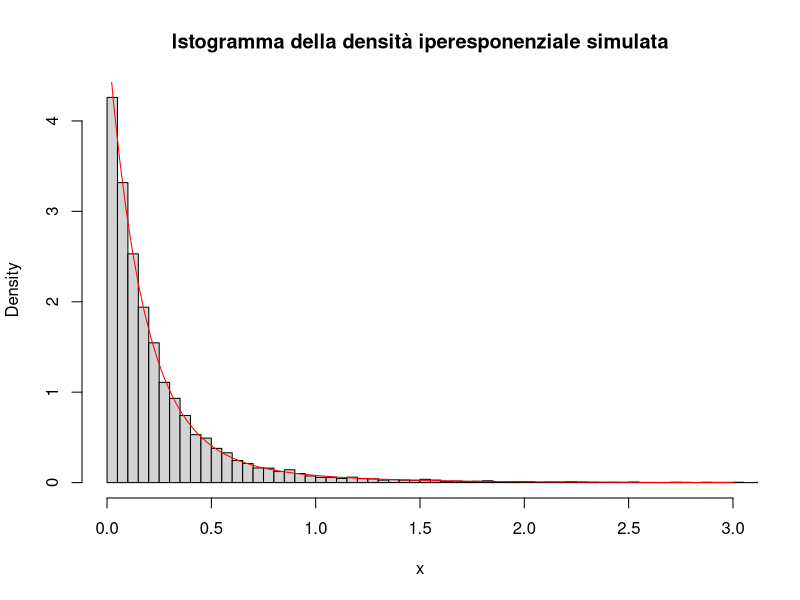

Generate this figure with R:
## Simulazione di tempi di interarrivo
## e tempi di servizio iperesponenziali
## ------------------------------------------------------------------

## Generiamo 10000 tempi di interarrivo uniformi in (0,1)
set.seed(3)
u <- runif(10000)
tint <- u
mean(tint)   # media campionaria dei tempi di interarrivo
var(tint)    # varianza campionaria

## Generiamo 10000 tempi di servizio iperesponenziali
set.seed(5)
v <- runif(10000)
# variabili per selezionare la componente della miscela
set.seed(7)
h <- runif(10000)
# variabili per la parte Exp(2)
set.seed(9)
k <- runif(10000)
# variabili per la parte Exp(6)

## Indici delle osservazioni che appartengono alle due componenti
y1 <- which(v < 1/4)     # probabilità 1/4 → Exp(2)
y2 <- which(v >= 1/4)    # probabilità 3/4 → Exp(6)

## Vettore dei tempi di servizio
tserv <- numeric(10000)
tserv[y1] <- -log(1 - h[y1]) / 2   # Exp(2)
tserv[y2] <- -log(1 - k[y2]) / 6   # Exp(6)

length(tserv)  # numero di osservazioni generate
mean(tserv)    # media campionaria ≈ 0.25 (media teorica)
var(tserv)     # varianza campionaria ≈ 0.104 (varianza teorica)

## Confronto grafico:
# istogramma (densità campionaria) + curva teorica
hist(tserv, freq=FALSE, breaks=100, xlim=c(0,3),
     main="Istogramma della densità iperesponenziale simulata",
     xlab="x")
curve(exp(-2*x)/2 + 9*exp(-6*x)/2, add=TRUE, col="red", xlim=c(0,3))